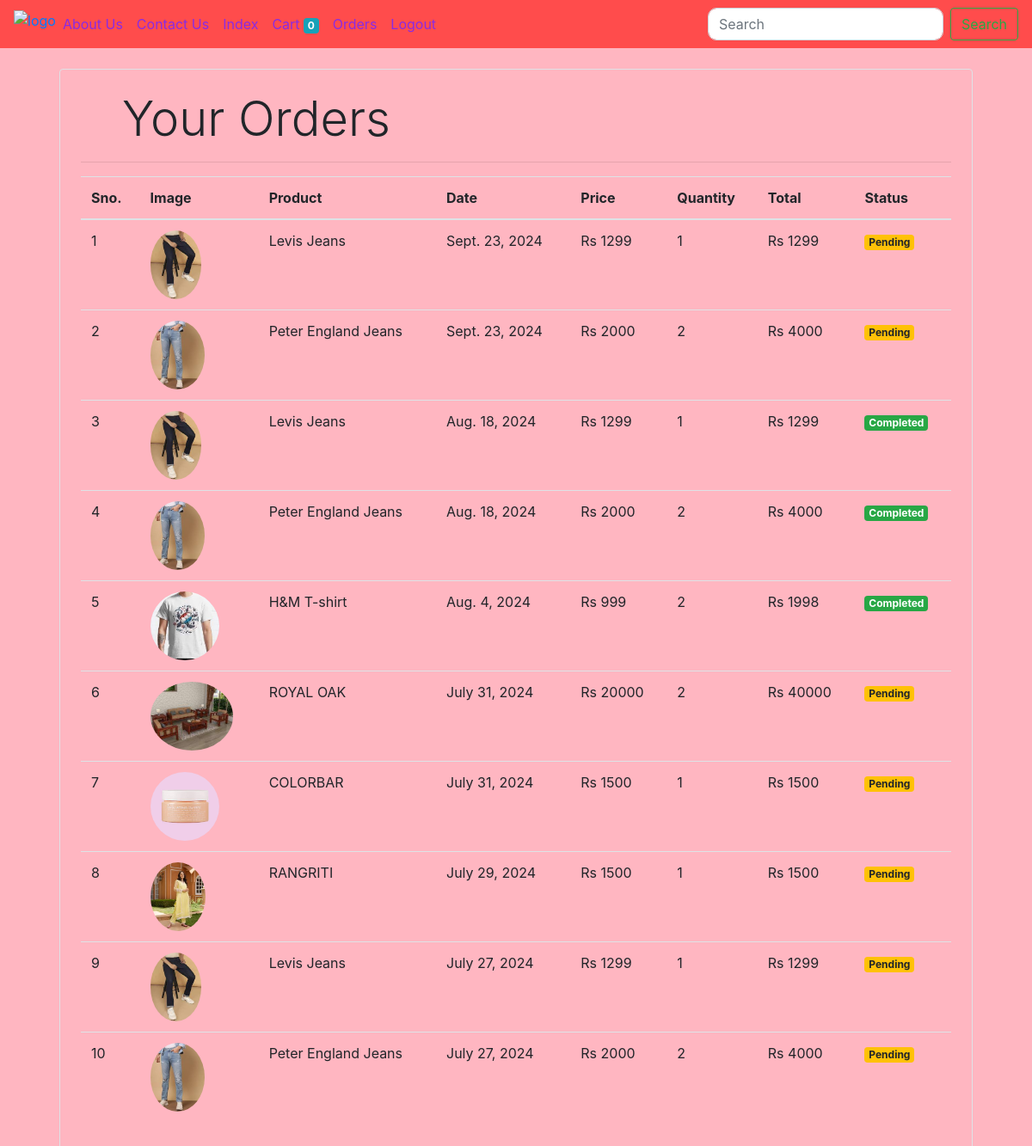
The page /orders (signed in) on the database its author committed.
### store/models.py (models this page shows, shortened)
class Order(models.Model):
    product = models.ForeignKey(Products, on_delete=models.CASCADE)
    customer = models.ForeignKey(Customer, on_delete=models.CASCADE)
    quantity = models.IntegerField(default=1)#field
    price = models.IntegerField()
    address = models.CharField(max_length=50, default='', blank=True)
    phone = models.CharField(max_length=50, default='', blank=True)
    date = models.DateField(default=datetime.datetime.today)
    status = models.BooleanField(default=False)
    @staticmethod
    def get_orders_by_customer(customer_id):#1
        return Order.objects.filter(customer=customer_id).order_by('-date')

class Products(models.Model):
    name = models.CharField(max_length=60)
    category = models.ForeignKey(Category,on_delete=models.CASCADE, default=1)
    price = models.IntegerField(default=0)
    description = models.CharField(max_length=250, default='',blank=True, null=True)
    image = models.ImageField(upload_to='upolads/products/')

### store/orders.py (the view)
# urls.py: path('orders',OrderView.as_view(),name="checkout"),
class OrderView(View):
    def get(self , request ):
        customer = request.session.get('id')
        orders = Order.get_orders_by_customer(customer)
        print(orders)
        return render(request , 'orders.html'  , {'orders' : orders})

### store/templatetags/custom_filters.py (called while the page is built)
@register.filter(name='currency')
def currency(number):
    return "Rs "+str(number)

@register.filter(name='multiply')
def multiply(number , number1):
    return number * number1

### store/templates/orders.html
{% extends 'base.html' %}
{% block body %}
{% load cart %}
{% load custom_filters %}
<div class="container">
   <div class="border rounded p-4 m-4">
        <p class="display-4 pl-4 ml-4">Your Orders</p>
        <hr>
        <table class="table">
            <thead>
                <tr>
                    <th>Sno.</th>
                    <th>Image</th>
                    <th>Product</th>
                    <th>Date</th>
                    <th>Price</th>
                    <th>Quantity</th>
                    <th>Total</th>
                    <th>Status</th>
                </tr>
            </thead>
            <tbody>
                {% for order in orders %}
                <tr>
                    <td>{{forloop.counter}}</td>
                    <td><img style="height: 80px;" class="rounded-circle" src="{{order.product.image.url}}" alt=""></td>
                    <td>{{order.product.name}}</td>
                    <td>{{order.date}}</td>
                    <td>{{order.price|currency}}</td>
                    <td>{{order.quantity}}</td>
                    <td>{{order.quantity|multiply:order.price|currency}}</td>
                    {% if order.status %}
                    <td><small class="badge badge-success">Completed</small></td>
                    {%else%}
                    <td><small class="badge badge-warning">Pending</small></td>
                    {% endif %}
                </tr>
                {% endfor %}
            </tbody>
        </table>
   </div>
</div>
{% endblock %}

### store/templates/base.html (shortened to what this page needs)
{% load static %}
<!doctype html>
<html lang="en">
<head>
    <link rel="stylesheet" href="https://cdn.jsdelivr.net/npm/bootstrap@4.4.1/dist/css/bootstrap.min.css"
>
    <link rel="stylesheet" href="{% static 'css/main.css' %}">
    <link rel="stylesheet" href="{% static 'css/contact.css' %}">
</head>
<body>
    <nav class="navbar navbar-expand-lg navbar-light" style="background-color:#ff4c4c;">
        <p><a href="/">
                <img src="https://encrypted-tbn0.gstatic.com/images?q=tbn:ANd9GcSuIkSQdtpZJJ-gZpdXIttyz9adt1FSATFRPw&usqp=CAU"
                    alt="logo" width="100" height="60"></p>
        <div class="collapse navbar-collapse" id="navbarSupportedContent">
            <ul class="navbar-nav mr-auto">
                <li class="nav-item active">
                    <a class="nav-link grow-on-hover" href="/about/" id="hello">About Us <span class="sr-only">(current)</span></a>
                </li>
                <li class="nav-item active">
                    <a class="nav-link grow-on-hover" href="/contact/" id="hello">Contact Us <span class="sr-only">(current)</span></a>
                </li>
                <li class="nav-item active">
                    <a class="nav-link grow-on-hover" href="/" id="hello">Index <span class="sr-only">(current)</span></a>
                </li>
                <li class="nav-item active">
                    <a class="nav-link grow-on-hover" href="/cart" id="hello">Cart
                        <span class="badge badge-info">{{request.session.cart.keys|length}}</span>
                        <span class="sr-only">(current)</span></a>
                </li>
                {% if request.session.id %}
                <li class="nav-item active">
                    <a class="nav-link grow-on-hover" href="/orders" id="hello">Orders <span class="sr-only">(current)</span></a>
                </li>
                <li class="nav-item active">
                    <a class="nav-link grow-on-hover" href="/logout" id="hello">Logout <span class="sr-only">(current)</span></a>
                </li>
                {% endif %}
            </ul>
            <form class="form-inline my-2 my-lg-0">
                <input class="form-control mr-sm-2" type="search" placeholder="Search" aria-label="Search">
                <button class="btn btn-outline-success my-2 my-sm-0" type="submit">Search</button>
            </form>
        </div>
    </nav>
    {%block body%}{%endblock%}
</body>
</html>

### store/static/css/main.css (style rules this page uses)
body { background-color:lightpink; }
#hello { color: blueviolet; }
.grow-on-hover { transition: transform 0.6s ease; }
* { -webkit-box-sizing: border-box; -moz-box-sizing: border-box; box-sizing: border-box }
p { margin: 0 0 10px }
.form-control { border-radius: 10px; }

### store/static/css/contact.css (style rules this page uses)
div { margin: 0; padding: 0; border: 0; outline: 0; font-size: 100%; vertical-align: baseline; background: transparent; }

### rows shown on the page
Order: product.image (picture), product.name "Levis Jeans", date "Sept. 23, 2024", price "Rs 1299", quantity "1", quantity|multiply "Rs 1299", status "Pending"
Order: product.image (picture), product.name "Peter England Jeans", date "Sept. 23, 2024", price "Rs 2000", quantity "2", quantity|multiply "Rs 4000", status "Pending"
Order: product.image (picture), product.name "Levis Jeans", date "Aug. 18, 2024", price "Rs 1299", quantity "1", quantity|multiply "Rs 1299", status "Completed"
Order: product.image (picture), product.name "Peter England Jeans", date "Aug. 18, 2024", price "Rs 2000", quantity "2", quantity|multiply "Rs 4000", status "Completed"
Order: product.image (picture), product.name "H&M T-shirt", date "Aug. 4, 2024", price "Rs 999", quantity "2", quantity|multiply "Rs 1998", status "Completed"
Order: product.image (picture), product.name "ROYAL OAK", date "July 31, 2024", price "Rs 20000", quantity "2", quantity|multiply "Rs 40000", status "Pending"
Order: product.image (picture), product.name "COLORBAR", date "July 31, 2024", price "Rs 1500", quantity "1", quantity|multiply "Rs 1500", status "Pending"
Order: product.image (picture), product.name "RANGRITI", date "July 29, 2024", price "Rs 1500", quantity "1", quantity|multiply "Rs 1500", status "Pending"
Order: product.image (picture), product.name "Levis Jeans", date "July 27, 2024", price "Rs 1299", quantity "1", quantity|multiply "Rs 1299", status "Pending"
Order: product.image (picture), product.name "Peter England Jeans", date "July 27, 2024", price "Rs 2000", quantity "2", quantity|multiply "Rs 4000", status "Pending"

### other values the page prints
{{ request.session.cart.keys|length }} "0"
